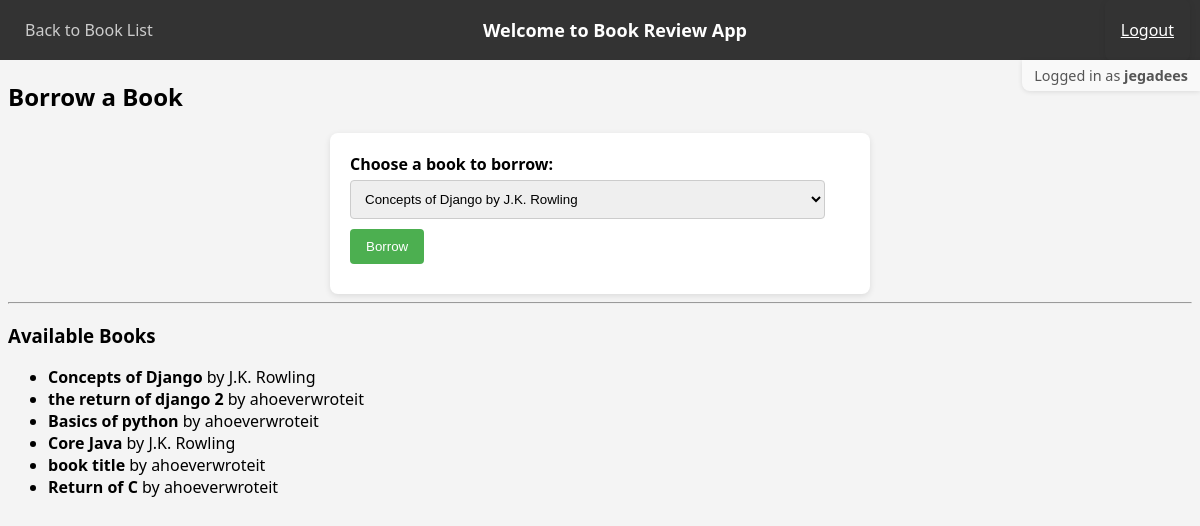
The app's page /borrow/ (signed in) with its own data.
### book/models.py (models this page shows, shortened)
class Book(models.Model):
    title = models.CharField(max_length=200)
    description = models.TextField(blank=True)
    publication_date = models.DateField(null=True, blank=True)
    author = models.ForeignKey(Author, on_delete=models.CASCADE, related_name='books')
    rating = models.DecimalField(max_digits=3, decimal_places=2, null=True, blank=True)
    copies = models.IntegerField(default=0)

class Author(models.Model):
    name = models.CharField(max_length=100)
    bio = models.TextField(blank=True)
    birth_date = models.DateField(null=True, blank=True)
    def __str__(self):
        return self.name

### book/views.py (the view, shortened to what this page needs)
# urls.py: path('borrow/', views.borrow_book, name='borrow_book'),
@login_required
def borrow_book(request):
    books = Book.objects.filter(copies__gt=0)
    borrow_success = None
    error_message = ""
    selected_book = None
    return render(request, "borrow_book.html", {
        "books": books,
        "borrow_success": borrow_success,
        "error_message": error_message,
        "selected_book": selected_book
    })

### book/templates/borrow_book.html (shortened to what this page needs)
{% extends 'base.html' %}
{% block content %}
<h2>Borrow a Book</h2>
<form method="post">
    <label for="book">Choose a book to borrow:</label>
    <select name="book_id" id="book">
        {% for book in books %}
            <option value="{{ book.id }}">
                {{ book.title }} by {{ book.author }} {% if book.copies == 0 %}(Unavailable){% endif %}
            </option>
        {% endfor %}
    </select>
    <button type="submit">Borrow</button>
</form>
<hr>
<h3>Available Books</h3>
<ul>
    {% for book in books %}
        <li>
            <strong>{{ book.title }}</strong> by {{ book.author }}
        </li>
    {% empty %}
        <li>No books available.</li>
    {% endfor %}
</ul>
{% endblock %}

### book/templates/base.html (shortened to what this page needs)
<!DOCTYPE html>
<html>
  <head>
    {% load static %}
    <link rel="stylesheet" href="{% static 'book/style.css' %}">
  </head>
  <body>
    <nav>
      {% if request.path != '/' %}
        <a href="{% url 'book' %}" style="color: #ccc; align-self: center;" class="nav-left">
          {% if user.is_authenticated and user.is_superuser %}
            Back to Book List
          {% else %}
            Back to My Books
          {% endif %}
        </a>
      {% else %}
        <span class="nav-left"></span>
      {% endif %}
      <p class="nav-center">Welcome to Book Review App</p>
      {% if user.is_authenticated %}
      <div class="messages nav-right" style="display: flex; gap: 12px; align-items: center;">
        <form id="logout-form" method="POST" action="{% url 'logout' %}" style="background-color:transparent;margin: 0;padding: 0;">
          <button type="submit">Logout</button>
        </form>
      </div>
      {% endif %}
    </nav>
    {% if user.is_authenticated %}
    <div class="user-status">
      Logged in as <strong>{{ user.username }}</strong>
    </div>
    {% endif %}
    <div style="margin: 8px">
      {% block content %}
      {% endblock %}
    </div>
  </body>
</html>

### book/static/book/style.css (style rules this page uses)
body { font-family: 'Segoe UI', sans-serif; background-color: #f4f4f4; margin: 0; }
form { background: white; padding: 20px; border-radius: 8px; box-shadow: 0 2px 6px rgba(0,0,0,0.1); max-width: 500px; margin: auto; }
form input, form select, form textarea { width: 95%; padding: 10px; border: 1px solid #ccc; border-radius: 4px; }
form label { font-weight: bold; display: block; margin-bottom: 5px; }
button[type="submit"] { background: #4CAF50; color: white; padding: 10px 16px; border: none; border-radius: 4px; cursor: pointer; margin-top: 10px; margin-bottom: 10px; }
.messages { display: flex; align-self: center; justify-self: center; }
nav { display: flex; position: sticky; top: 0; flex-direction: row; justify-content: space-between; align-items: center; background-color: #333; padding: 5px 10px; height: 50px; }
.nav-left { flex: 1; display: flex; align-items: center; justify-content: flex-start; }
.nav-right { flex: 1; display: flex; align-items: center; justify-content: flex-end; }
.nav-center { position: absolute; left: 50%; transform: translateX(-50%); color: white; font-weight: bold; font-size: 18px; }
nav a { color: white; margin-inline: 15px; text-decoration: none; }
nav p { color: white; margin-inline: 15px; text-decoration: none; }
#logout-form button { border: none; color: white; cursor: pointer; font: inherit; background-color: transparent; text-decoration: underline; }
.user-status { position: fixed; top: 60; right: 0; float: right; background-color: #f9f9f9; padding: 6px 12px; margin: 0; font-size: 0.9em; color: #555; border-bottom-left-radius: 8px; box-shadow: 0 1px 5px rgba(0,0,0,0.1); z-index: 1000; }

### records on screen
Book: title "Concepts of Django", author "J.K. Rowling"
Book: title "the return of django 2", author "ahoeverwroteit"
Book: title "Basics of python", author "ahoeverwroteit"
Book: title "Core Java", author "J.K. Rowling"
Book: title "book title", author "ahoeverwroteit"
Book: title "Return of C", author "ahoeverwroteit"

### other values on screen
{{ user.username }} "jegadees"
form field book_id "Concepts of Django by J.K. Rowling"
